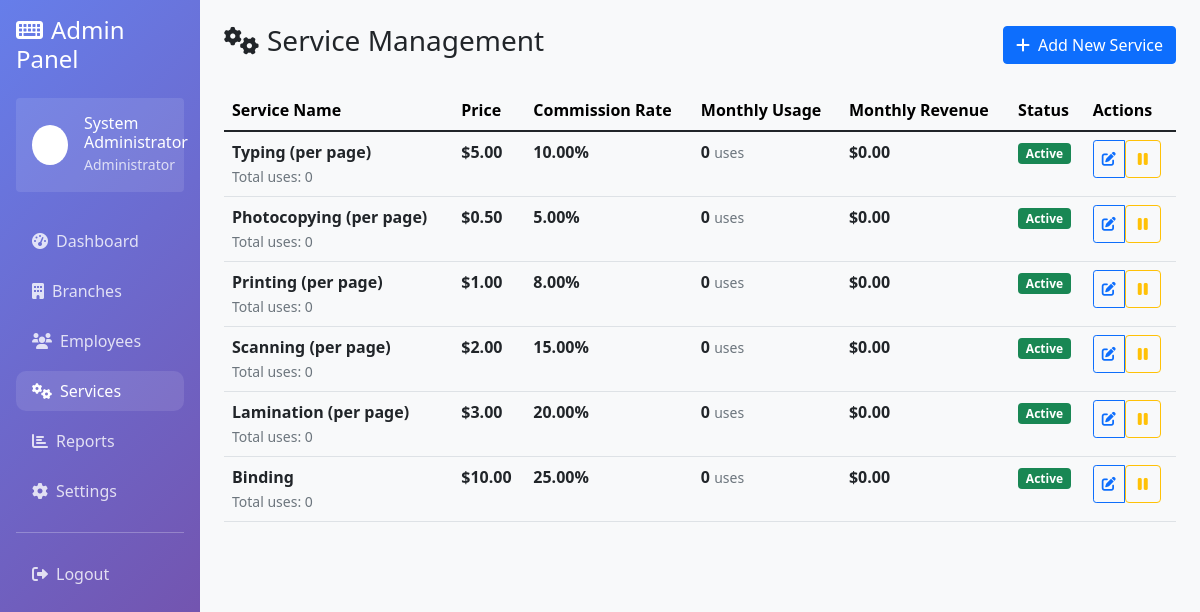
Page /admin/services.php (signed in) on the committed database.
### tables this page shows
CREATE TABLE services (
            id INTEGER PRIMARY KEY AUTOINCREMENT,
            service_name VARCHAR(100) NOT NULL,
            service_price DECIMAL(10,2) NOT NULL,
            commission_rate DECIMAL(5,2) DEFAULT 0.00,
            status TEXT DEFAULT 'active' CHECK (status IN ('active', 'inactive')),
            created_at DATETIME DEFAULT CURRENT_TIMESTAMP
        );

### config/database.php (called while the page is built, shortened)
<?php
class Database {
    private $db_path = '../data/typing_center.db';
    private $connection;
    public function __construct() {
        $dir = dirname($this->db_path);
        $this->connection = new PDO("sqlite:" . $this->db_path);
        $this->connection->setAttribute(PDO::ATTR_ERRMODE, PDO::ERRMODE_EXCEPTION);
        $this->connection->exec("PRAGMA foreign_keys = ON");
        $this->createTables();
    }
    public function getConnection() {
        return $this->connection;
    }
    private function createTables() {
        $this->connection->exec($sql);
        $stmt = $this->connection->prepare("SELECT COUNT(*) FROM admin");
        $stmt->execute();
        $stmt = $this->connection->prepare("SELECT COUNT(*) FROM services");
        $stmt->execute();
        $stmt = $this->connection->prepare("SELECT COUNT(*) FROM settings");
        $stmt->execute();
    }
}
?>

### includes/auth.php (called while the page is built, shortened)
<?php
class Auth {
    public function getUserInfo() {
        return [
            'id' => $_SESSION['user_id'] ?? null,
            'type' => $_SESSION['user_type'] ?? null,
            'username' => $_SESSION['username'] ?? null,
            'full_name' => $_SESSION['full_name'] ?? null,
            'branch_id' => $_SESSION['branch_id'] ?? null,
            'branch_name' => $_SESSION['branch_name'] ?? null
        ];
    }
}
?>

### admin/services.php (the view, shortened to what this page needs)
<?php
require_once '../config/database.php';
require_once '../includes/auth.php';
$database = new Database();
$auth = new Auth($database);
$auth->requireRole(['admin']);
$user_info = $auth->getUserInfo();
$db = $database->getConnection();
$stmt = $db->query("SELECT s.*,
    (SELECT COUNT(*) FROM receipt_items ri WHERE ri.service_id = s.id) as total_usage,
    (SELECT COUNT(*) FROM receipt_items ri JOIN receipts r ON ri.receipt_id = r.id WHERE ri.service_id = s.id AND strftime('%Y-%m', r.created_at) = strftime('%Y-%m', 'now')) as monthly_usage,
    (SELECT COALESCE(SUM(ri.total_price), 0) FROM receipt_items ri JOIN receipts r ON ri.receipt_id = r.id WHERE ri.service_id = s.id AND strftime('%Y-%m', r.created_at) = strftime('%Y-%m', 'now')) as monthly_revenue
    FROM services s
    ORDER BY s.created_at DESC");
$services = $stmt->fetchAll(PDO::FETCH_ASSOC);
?>
<!DOCTYPE html>
<html lang="en">
<head>
    <link href="https://cdn.jsdelivr.net/npm/bootstrap@5.1.3/dist/css/bootstrap.min.css" rel="stylesheet">
    <link href="https://cdnjs.cloudflare.com/ajax/libs/font-awesome/6.0.0/css/all.min.css" rel="stylesheet">
</head>
<body>
    <div class="container-fluid">
        <div class="row">
            <div class="col-md-3 col-lg-2 sidebar p-3">
                <h4 class="mb-4"><i class="fas fa-keyboard me-2"></i>Admin Panel</h4>
                <div class="user-info bg-white bg-opacity-10 rounded p-3 mb-4">
                    <div class="d-flex align-items-center">
                        <div class="avatar bg-white bg-opacity-20 rounded-circle p-2 me-3">
                            <i class="fas fa-user-shield"></i>
                        </div>
                        <div>
                            <h6 class="mb-0"><?= htmlspecialchars($user_info['full_name']) ?></h6>
                            <small class="opacity-75">Administrator</small>
                        </div>
                    </div>
                </div>
                <nav class="nav flex-column">
                    <a class="nav-link" href="/admin/dashboard.php">
                        <i class="fas fa-tachometer-alt me-2"></i>Dashboard
                    </a>
                    <a class="nav-link" href="/admin/branches.php">
                        <i class="fas fa-building me-2"></i>Branches
                    </a>
                    <a class="nav-link" href="/admin/employees.php">
                        <i class="fas fa-users me-2"></i>Employees
                    </a>
                    <a class="nav-link active" href="/admin/services.php">
                        <i class="fas fa-cogs me-2"></i>Services
                    </a>
                    <a class="nav-link" href="/admin/reports.php">
                        <i class="fas fa-chart-bar me-2"></i>Reports
                    </a>
                    <a class="nav-link" href="/admin/settings.php">
                        <i class="fas fa-cog me-2"></i>Settings
                    </a>
                    <hr class="my-3">
                    <a class="nav-link" href="/logout.php">
                        <i class="fas fa-sign-out-alt me-2"></i>Logout
                    </a>
                </nav>
            </div>
            <div class="col-md-9 col-lg-10 p-4">
                <div class="d-flex justify-content-between align-items-center mb-4">
                    <h1 class="h3"><i class="fas fa-cogs me-2"></i>Service Management</h1>
                    <button class="btn btn-primary" data-bs-toggle="modal" data-bs-target="#addServiceModal">
                        <i class="fas fa-plus me-2"></i>Add New Service
                    </button>
                </div>
                <div class="table-responsive">
                    <table class="table table-hover">
                        <thead class="table-light">
                            <tr>
                                <th>Service Name</th>
                                <th>Price</th>
                                <th>Commission Rate</th>
                                <th>Monthly Usage</th>
                                <th>Monthly Revenue</th>
                                <th>Status</th>
                                <th>Actions</th>
                            </tr>
                        </thead>
                        <tbody>
                            <?php foreach ($services as $service): ?>
                                <tr>
                                    <td>
                                        <strong><?= htmlspecialchars($service['service_name']) ?></strong><br>
                                        <small class="text-muted">Total uses: <?= $service['total_usage'] ?></small>
                                    </td>
                                    <td>
                                        <strong>$<?= number_format($service['service_price'], 2) ?></strong>
                                    </td>
                                    <td>
                                        <strong><?= number_format($service['commission_rate'], 2) ?>%</strong>
                                    </td>
                                    <td>
                                        <strong><?= $service['monthly_usage'] ?></strong> <small class="text-muted">uses</small>
                                    </td>
                                    <td>
                                        <strong>$<?= number_format($service['monthly_revenue'], 2) ?></strong>
                                    </td>
                                    <td>
                                        <span class="badge bg-<?= $service['status'] === 'active' ? 'success' : 'secondary' ?>">
                                            <?= ucfirst($service['status']) ?>
                                        </span>
                                    </td>
                                    <td>
                                        <div class="btn-group btn-group-sm">
                                            <button class="btn btn-outline-primary" onclick="editService(<?= htmlspecialchars(json_encode($service)) ?>)" data-bs-toggle="modal" data-bs-target="#editServiceModal">
                                                <i class="fas fa-edit"></i>
                                            </button>
                                            <form method="POST" class="d-inline">
                                                <button type="submit" class="btn btn-outline-<?= $service['status'] === 'active' ? 'warning' : 'success' ?>"
                                                        onclick="return confirm('Are you sure you want to <?= $service['status'] === 'active' ? 'deactivate' : 'activate' ?> this service?')">
                                                    <i class="fas fa-<?= $service['status'] === 'active' ? 'pause' : 'play' ?>"></i>
                                                </button>
                                            </form>
                                        </div>
                                    </td>
                                </tr>
                            <?php endforeach; ?>
                        </tbody>
                    </table>
                </div>
            </div>
        </div>
    </div>
</body>
</html>

### admin/services.php (style rules this page uses)
body { background-color: #f8f9fa; }
.sidebar { background: linear-gradient(135deg, #667eea 0%, #764ba2 100%); min-height: 100vh; color: white; }
.sidebar .nav-link { color: rgba(255, 255, 255, 0.8); border-radius: 10px; margin: 5px 0; transition: all 0.3s; }
.sidebar .nav-link:hover, .sidebar .nav-link.active { color: white; background-color: rgba(255, 255, 255, 0.1); }

### rows in the picture
services: service_name "Typing (per page)", total_usage "0", service_price "5.00", commission_rate "10.00", monthly_usage "0", monthly_revenue "0.00", status "Active"
services: service_name "Photocopying (per page)", total_usage "0", service_price "0.50", commission_rate "5.00", monthly_usage "0", monthly_revenue "0.00", status "Active"
services: service_name "Printing (per page)", total_usage "0", service_price "1.00", commission_rate "8.00", monthly_usage "0", monthly_revenue "0.00", status "Active"
services: service_name "Scanning (per page)", total_usage "0", service_price "2.00", commission_rate "15.00", monthly_usage "0", monthly_revenue "0.00", status "Active"
services: service_name "Lamination (per page)", total_usage "0", service_price "3.00", commission_rate "20.00", monthly_usage "0", monthly_revenue "0.00", status "Active"
services: service_name "Binding", total_usage "0", service_price "10.00", commission_rate "25.00", monthly_usage "0", monthly_revenue "0.00", status "Active"

### other values in the picture
$user_info['full_name'] "System Administrator"
